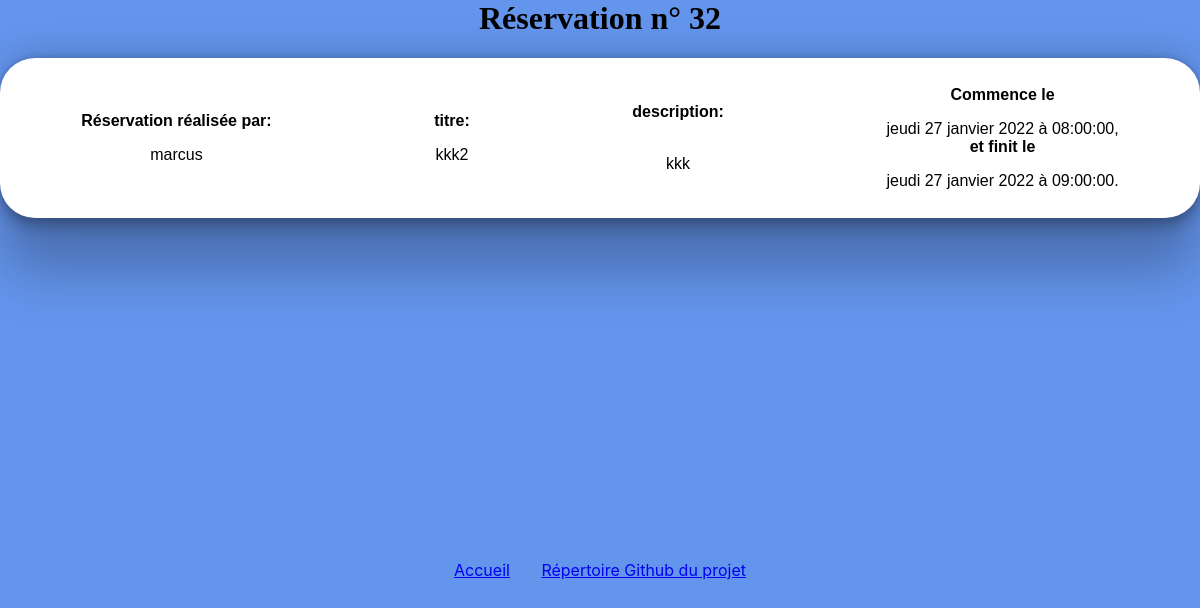
Page /pages/reservation.php?id=32 (signed in) on the committed database.
### tables this page shows
CREATE TABLE IF NOT EXISTS `reservations` (
  `id` int(11) NOT NULL AUTO_INCREMENT,
  `titre` varchar(255) NOT NULL,
  `description` text NOT NULL,
  `debut` datetime NOT NULL,
  `fin` datetime NOT NULL,
  `id_utilisateur` int(11) NOT NULL,
  PRIMARY KEY (`id`)
);

CREATE TABLE IF NOT EXISTS `utilisateurs` (
  `id` int(11) NOT NULL AUTO_INCREMENT,
  `login` varchar(255) NOT NULL,
  `password` varchar(255) NOT NULL,
  PRIMARY KEY (`id`)
);

### classes/classCrenneau.php (called while the page is built, shortened)
<?php
class Creneaux {
    private $pdo;
    public function __construct(){
        $this->pdo = new PDO('mysql:host=localhost;dbname=reservationsalles', 'root', '', [
            PDO::ATTR_ERRMODE => PDO::ERRMODE_EXCEPTION,
            PDO::ATTR_DEFAULT_FETCH_MODE => PDO::FETCH_ASSOC]);
    }
    public function getEventById(int $id): array {
        $sql = "SELECT reservations.id, reservations.titre, reservations.description, reservations.debut, reservations.fin, utilisateurs.login
            FROM reservations JOIN utilisateurs
            ON utilisateurs.id = reservations.id_utilisateur
            WHERE reservations.id = $id";
        $stmt = $this->pdo->prepare($sql);
        $stmt->execute([':id'=>$id]);
        $results = $stmt->fetch(PDO::FETCH_ASSOC);
        return $results;
    }
}
?>

### pages/reservation.php (the view, shortened to what this page needs)
<?php
require_once('../classes/fonctions.php');
require_once('../classes/classCrenneau.php');
if (isset($_SESSION['id'])) {
    $event = new Creneaux;
    $eventInfos = $event->getEventbyId($_GET["id"]);
    $timestampStart = strtotime($eventInfos['debut']);
    $timestampEnd = strtotime($eventInfos['fin']);
    $formated = new IntlDateFormatter('fr_FR', IntlDateFormatter::FULL, IntlDateFormatter::MEDIUM);
}
else {
    $_SESSION['error'] = "<div class = messagered>Cette page n'a pas été accédé par le planning</div>";
}
?>
<link rel="stylesheet" href="../CSS/reservation.css">
<link rel="stylesheet" href="../style.css">
<main>
<h1> Réservation n° <?php if (isset($_SESSION['id'])) { echo($_GET["id"]);  }?>  </h1>
<?php
    if (isset($_SESSION['error'])):
        echo '<p class="error">' . $_SESSION['error'] . '</p>';
        unset($_SESSION['error']);
    else :
?>
    <section id="booking">
    <article class="Pbooking">
    <p>Réservation réalisée par:</p> <?= $eventInfos['login']; ?>
    </article>
    <article class="Pbooking">
    <p>titre:</p> <?= $eventInfos['titre']; ?>
    </article>
    <article class="Pbooking">
    <p>description:</p><br>
        <?= $eventInfos['description']; ?>
    </article>
    <article class="Pbooking">
    <p>Commence le </p> <?= $formated->format($timestampStart) ?>, <br>
    <p> et finit le </p> <?= $formated->format($timestampEnd); ?>.
    </article>
    </section>
    <?php endif; ?>
</main>

### CSS/reservation.css (style rules this page uses)
h1 { text-align: center; font-family: 'Alfa Slab One', cursive; }
main { min-height: 70vh; }
#booking { display: flex; justify-content: space-around; height: 20vh; background-color: white; border-radius: 35px; box-shadow: rgba(0, 0, 0, 0.25) 0px 54px 55px, rgba(0, 0, 0, 0.12) 0px -12px 30px, rgba(0, 0, 0, 0.12) 0px 4px 6px, rgba(0, 0, 0, 0.17) 0px 12px 13px, rgba(0, 0, 0, 0.09) 0px -3px 5px; }
#booking p { font-family: 'Arimo', sans-serif; }
.Pbooking { display: flex; flex-direction: column; justify-content: center; align-items: center; font-family: 'Arimo', sans-serif; }
.Pbooking p { font-family: 'Alfa Slab One', cursive; font-weight: bold; }

### style.css (style rules this page uses)
* { font-family: -apple-system, BlinkMacSystemFont, 'Segoe UI', Roboto, Oxygen, Ubuntu, Cantarell, 'Open Sans', 'Helvetica Neue', sans-serif; margin-top: 0; margin-left: 0; margin-right: 0; }
.footerlivreor { display: flex; justify-content: center; }
article { overflow-x: hidden; }

### rows in the picture
reservations: id_utilisateur.login "marcus", titre "kkk2", description "kkk", debut "jeudi 27 janvier 2022 à 08:00:00", fin "jeudi 27 janvier 2022 à 09:00:00"

### other values in the picture
$_GET["id"] "32"
